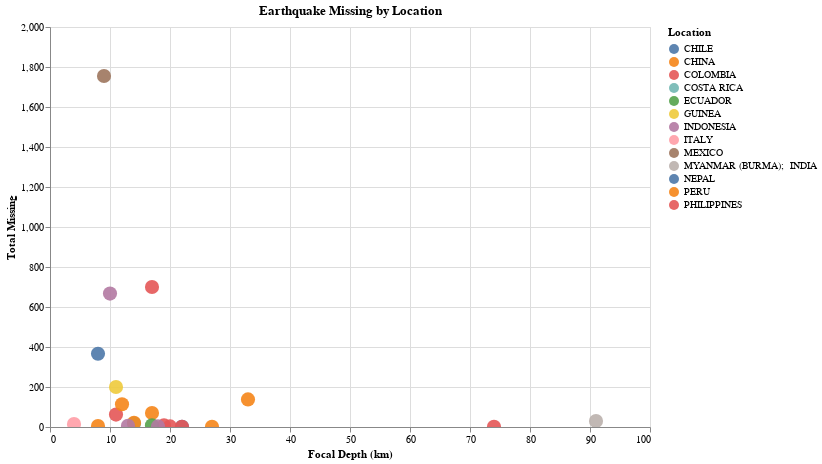

This figure's notebook cell:
### Markdown cell above
Comparing depth with damage is again more or less the same, with heavy clustering in the bottom left.

### Code cell
noaa_depth_damage = noaa_depth[noaa_depth['Total Missing'].notnull()]
filtered = noaa_depth_damage[noaa_depth_damage['Total Missing'] < 2000]
filtered = filtered[filtered['Focal Depth (km)'] < 100]
alt.Chart(filtered).mark_circle(filled=True, 
                                size=200, 
                                opacity=0.9, 
                                color='tableau20').encode(
    x=alt.X('Focal Depth (km)', title='Focal Depth (km)', scale=alt.Scale(domain=(0,100))),
    y=alt.Y('Total Missing', title='Total Missing', scale=alt.Scale(domain=(0,2000))),
    color=alt.Color('Location', legend=alt.Legend(title='Location')),
    tooltip=['Location', 'Focal Depth (km)', 'Total Missing']
).configure_axis(
    tickCount=10
).properties(
    title='Earthquake Missing by Location',
    width=600,
    height=400
).interactive()

### Figure 1 — Vega-Lite specification as saved in the notebook (floating-point values rounded to 4 significant figures)
{"config": {"view": {"continuousWidth": 400, "continuousHeight": 300}, "axis": {"tickCount": 10}}, "data": {"name": "data-7335012c8eeb2a35655da090ac7fc4b3"}, "mark": {"type": "circle", "color": "tableau20", "filled": true, "opacity": 0.9, "size": 200}, "encoding": {"color": {"type": "nominal", "field": "Location", "legend": {"title": "Location"}}, "tooltip": [{"type": "nominal", "field": "Location"}, {"type": "quantitative", "field": "Focal Depth (km)"}, {"type": "quantitative", "field": "Total Missing"}], "x": {"type": "quantitative", "field": "Focal Depth (km)", "scale": {"domain": [0, 100]}, "title": "Focal Depth (km)"}, "y": {"type": "quantitative", "field": "Total Missing", "scale": {"domain": [0, 2000]}, "title": "Total Missing"}}, "height": 400, "selection": {"selector010": {"type": "interval", "bind": "scales", "encodings": ["x", "y"]}}, "title": "Earthquake Missing by Location", "width": 600, "$schema": "https://vega.github.io/schema/vega-lite/v4.8.1.json", "datasets": {"data-7335012c8eeb2a35655da090ac7fc4b3": [{"Focal Depth (km)": 9.0, "Mag": 3.5, "Total Deaths": 1879.0, "Total Missing": 1755.0, "Total Injuries": null, "Total Damage ($Mil)": 3.3, "Total Houses Destroyed": null, "Total Houses Damaged": null, "Location": "MEXICO"}, {"Focal Depth (km)": 11.0, "Mag": 6.2, "Total Deaths": 443.0, "Total Missing": 200.0, "Total Injuries": 1436.0, "Total Damage ($Mil)": 8.0, "Total Houses Destroyed": 4000.0, "Total Houses Damaged": null, "Location": "GUINEA"}, {"Focal Depth (km)": 91.0, "Mag": 7.2, "Total Deaths": 5.0, "Total Missing": 30.0, "Total Injuries": 42.0, "Total Damage ($Mil)": null, "Total Houses Destroyed": null, "Total Houses Damaged": null, "Location": "MYANMAR (BURMA);  INDIA"}, {"Focal Depth (km)": 74.0, "Mag": 6.4, "Total Deaths": 45.0, "Total Missing": 1.0, "Total Injuries": 400.0, "Total Damage ($Mil)": 50.0, "Total Houses Destroyed": 2000.0, "Total Houses Damaged": null, "Location": "COLOMBIA"}, {"Focal Depth (km)": 17.0, "Mag": 6.2, "Total Deaths": 1185.0, "Total Missing": 700.0, "Total Injuries": 4750.0, "Total Damage ($Mil)": 1857.0, "Total Houses Destroyed": null, "Total Houses Damaged": null, "Location": "COLOMBIA"}, {"Focal Depth (km)": 33.0, "Mag": 8.4, "Total Deaths": 103.0, "Total Missing": 138.0, "Total Injuries": 2713.0, "Total Damage ($Mil)": 200.0, "Total Houses Destroyed": 25400.0, "Total Houses Damaged": null, "Location": "PERU"}, {"Focal Depth (km)": 14.0, "Mag": 6.1, "Total Deaths": 23.0, "Total Missing": 17.0, "Total Injuries": 100.0, "Total Damage ($Mil)": null, "Total Houses Destroyed": 518.0, "Total Houses Damaged": null, "Location": "COSTA RICA"}, {"Focal Depth (km)": 27.0, "Mag": 4.4, "Total Deaths": 7.0, "Total Missing": 1.0, "Total Injuries": 9.0, "Total Damage ($Mil)": null, "Total Houses Destroyed": null, "Total Houses Damaged": null, "Location": "CHINA"}, {"Focal Depth (km)": 17.0, "Mag": 6.9, "Total Deaths": 2220.0, "Total Missing": 70.0, "Total Injuries": 12140.0, "Total Damage ($Mil)": 500.0, "Total Houses Destroyed": 15000.0, "Total Houses Damaged": null, "Location": "CHINA"}, {"Focal Depth (km)": 11.0, "Mag": 6.7, "Total Deaths": 51.0, "Total Missing": 62.0, "Total Injuries": 112.0, "Total Damage ($Mil)": 15.0, "Total Houses Destroyed": 15000.0, "Total Houses Damaged": null, "Location": "PHILIPPINES"}, {"Focal Depth (km)": 14.0, "Mag": 6.6, "Total Deaths": 196.0, "Total Missing": 21.0, "Total Injuries": 11470.0, "Total Damage ($Mil)": null, "Total Houses Destroyed": null, "Total Houses Damaged": null, "Location": "CHINA"}, {"Focal Depth (km)": 13.0, "Mag": 6.1, "Total Deaths": 42.0, "Total Missing": 6.0, "Total Injuries": 2500.0, "Total Damage ($Mil)": null, "Total Houses Destroyed": 20400.0, "Total Houses Damaged": null, "Location": "INDONESIA"}, {"Focal Depth (km)": 8.0, "Mag": 6.0, "Total Deaths": 94.0, "Total Missing": 5.0, "Total Injuries": 1001.0, "Total Damage ($Mil)": null, "Total Houses Destroyed": 1968.0, "Total Houses Damaged": 22500.0, "Location": "CHINA"}, {"Focal Depth (km)": 19.0, "Mag": 7.1, "Total Deaths": 222.0, "Total Missing": 8.0, "Total Injuries": 976.0, "Total Damage ($Mil)": 51.8, "Total Houses Destroyed": null, "Total Houses Damaged": null, "Location": "PHILIPPINES"}, {"Focal Depth (km)": 12.0, "Mag": 6.2, "Total Deaths": 615.0, "Total Missing": 114.0, "Total Injuries": 3143.0, "Total Damage ($Mil)": null, "Total Houses Destroyed": 25800.0, "Total Houses Damaged": 160400.0, "Location": "CHINA"}, {"Focal Depth (km)": 8.0, "Mag": 7.8, "Total Deaths": 8200.0, "Total Missing": 366.0, "Total Injuries": 17870.0, "Total Damage ($Mil)": 10000.0, "Total Houses Destroyed": 299600.0, "Total Houses Damaged": 269100.0, "Location": "NEPAL"}, {"Focal Depth (km)": 22.0, "Mag": 8.3, "Total Deaths": 15.0, "Total Missing": 1.0, "Total Injuries": 14.0, "Total Damage ($Mil)": 600.0, "Total Houses Destroyed": 2305.0, "Total Houses Damaged": 10040.0, "Location": "CHILE"}, {"Focal Depth (km)": 17.0, "Mag": 7.8, "Total Deaths": 663.0, "Total Missing": 9.0, "Total Injuries": 6274.0, "Total Damage ($Mil)": 3300.0, "Total Houses Destroyed": 6998.0, "Total Houses Damaged": 29670.0, "Location": "ECUADOR"}, {"Focal Depth (km)": 4.0, "Mag": 6.2, "Total Deaths": 299.0, "Total Missing": 15.0, "Total Injuries": 368.0, "Total Damage ($Mil)": 5000.0, "Total Houses Destroyed": null, "Total Houses Damaged": null, "Location": "ITALY"}, {"Focal Depth (km)": 10.0, "Mag": 7.5, "Total Deaths": 4340.0, "Total Missing": 667.0, "Total Injuries": 10680.0, "Total Damage ($Mil)": 1500.0, "Total Houses Destroyed": 3673.0, "Total Houses Damaged": 39190.0, "Location": "INDONESIA"}, {"Focal Depth (km)": 20.0, "Mag": 6.1, "Total Deaths": 18.0, "Total Missing": 3.0, "Total Injuries": 183.0, "Total Damage ($Mil)": 50.0, "Total Houses Destroyed": 1046.0, "Total Houses Damaged": 3329.0, "Location": "PHILIPPINES"}, {"Focal Depth (km)": 22.0, "Mag": 6.8, "Total Deaths": 13.0, "Total Missing": 1.0, "Total Injuries": 210.0, "Total Damage ($Mil)": null, "Total Houses Destroyed": 4546.0, "Total Houses Damaged": 21500.0, "Location": "PHILIPPINES"}, {"Focal Depth (km)": 18.0, "Mag": 6.2, "Total Deaths": 105.0, "Total Missing": 3.0, "Total Injuries": 6489.0, "Total Damage ($Mil)": 58.7, "Total Houses Destroyed": 1150.0, "Total Houses Damaged": 7863.0, "Location": "INDONESIA"}]}}
